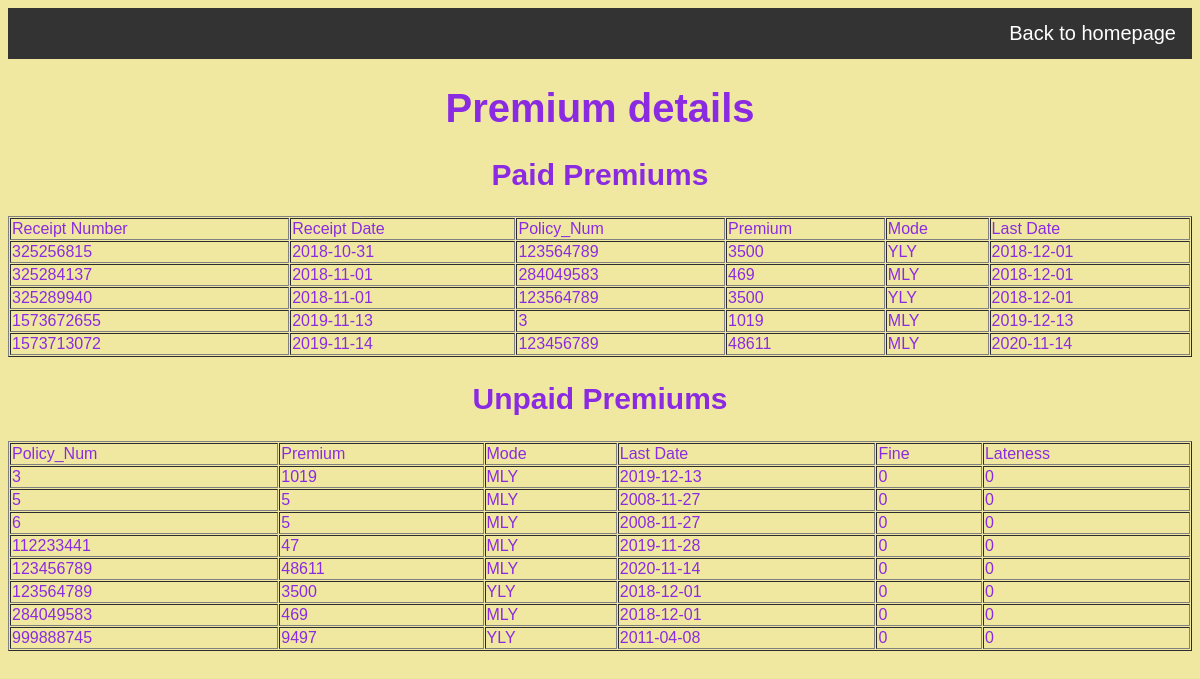
Screenshot of /premium/modified1.php with the database file from the repository.
### tables this page shows
CREATE TABLE `paid_premium` (
  `Receipt_Num` int(23) NOT NULL,
  `Receipt_Date` date NOT NULL,
  `Policy_Num` int(15) NOT NULL
);

CREATE TABLE `premium` (
  `Policy_Num` int(15) NOT NULL,
  `Premium` int(10) NOT NULL,
  `Mode` varchar(3) NOT NULL,
  `Last_date` date NOT NULL
);

CREATE TABLE `unpaid_premium` (
  `Policy_Num` int(15) NOT NULL,
  `Fine` int(10) NOT NULL,
  `Lateness` int(11) NOT NULL
);

### premium/modified1.php (the view)
<?php
include "../connection.php";
$sql = "select * from paid_premium";
$result = mysqli_query($conn,$sql);
$sql1 = "select * from unpaid_premium";
$result1 = mysqli_query($conn,$sql1);
?>
<html>
    <body>
	<link href = "registration.css" type = "text/css" rel = "stylesheet" />
	<link href = "../style.css" type = "text/css" rel = "stylesheet" />
		<ul>
			<li style="float:right;"><a href="../home.php"> Back to homepage</a></li>
		</ul>
	<center>
	<h1> Premium details</h1>
	<h2> Paid Premiums </h2>
        <table width = "100%" border = "1" cellspacing = "1" cellpadding = "1">
            <tr>
                <td>Receipt Number</td>
                <td>Receipt Date</td>
                <td>Policy_Num</td>
				<td>Premium</td>
				<td>Mode</td>
				<td>Last Date</td>
            </tr>
	<?php
		while($row = mysqli_fetch_object($result)){
	?>
			<tr>
				<td>
					<?php echo $row->Receipt_Num;?>
				</td>
				<td>
					<?php echo $row->Receipt_Date;?>
				</td>
				<td>
					<?php echo $row->Policy_Num;?>
				</td>
				<td>
					<?php
					$sql2 = "select * from premium";
					$result2 = mysqli_query($conn,$sql2);
					while($row2 = mysqli_fetch_object($result2)){
						if($row2->Policy_Num==$row->Policy_Num)
							echo $row2->Premium;
					}
					?>
				</td>
				<td>
					<?php
					$sql2 = "select * from premium";
					$result2 = mysqli_query($conn,$sql2);
					while($row2 = mysqli_fetch_object($result2)){
						if($row2->Policy_Num==$row->Policy_Num)
							echo $row2->Mode;
					}
					?>
				</td>
				<td>
					<?php
					$sql2 = "select * from premium";
					$result2 = mysqli_query($conn,$sql2);
					while($row2 = mysqli_fetch_object($result2)){
						if($row2->Policy_Num==$row->Policy_Num)
							echo $row2->Last_date;
					}
					?>
				</td>
			</tr>
		<?php }?>
        </table>
		<h2> Unpaid Premiums </h2>
        <table width = "100%" border = "1" cellspacing = "1" cellpadding = "1">
            <tr>
                <td>Policy_Num</td>
				<td>Premium</td>
				<td>Mode</td>
				<td>Last Date</td>
				<td>Fine</td>
				<td>Lateness</td>
            </tr>
	<?php
		while($row1 = mysqli_fetch_object($result1)){
	?>
			<tr>
				<td>
					<?php echo $row1->Policy_Num;?>
				</td>
				<td>
					<?php
					$sql2 = "select * from premium";
					$result2 = mysqli_query($conn,$sql2);
					while($row2 = mysqli_fetch_object($result2)){
						if($row2->Policy_Num==$row1->Policy_Num)
							echo $row2->Premium;
					}
					?>
				</td>
				<td>
					<?php
					$sql2 = "select * from premium";
					$result2 = mysqli_query($conn,$sql2);
					while($row2 = mysqli_fetch_object($result2)){
						if($row2->Policy_Num==$row1->Policy_Num)
							echo $row2->Mode;
					}
					?>
				</td>
				<td>
					<?php
					$sql2 = "select * from premium";
					$result2 = mysqli_query($conn,$sql2);
					while($row2 = mysqli_fetch_object($result2)){
						if($row2->Policy_Num==$row1->Policy_Num)
							echo $row2->Last_date;
					}
					?>
				</td>
				<td>
					<?php echo $row1->Fine;?>
				</td>
				<td>
					<?php echo $row1->Lateness;?>
				</td>
			</tr>
		<?php }?>
        </table>
    </body>
</html>

### premium/registration.css (style rules this page uses)
body { color: #8A2BE2; font-size: 20px; font-family: Verdana, Arial, Helvetica, monospace; background-color: #F0E8A0; }
h2 { text-align: center; }

### style.css (style rules this page uses)
ul { list-style-type: none; margin: 0; padding: 0; overflow: hidden; background-color: #333; }
li { float: left; border-right:1px solid #bbb; }
li:last-child { border-right: none; }
li a { display: block; color: white; text-align: center; padding: 14px 16px; text-decoration: none; }

### rows the page displays
paid_premium: Receipt_Num "325256815", Receipt_Date "2018-10-31", Policy_Num "123564789"
premium: Premium "3500", Mode "YLY", Last_date "2018-12-01"
paid_premium: Receipt_Num "325284137", Receipt_Date "2018-11-01", Policy_Num "284049583"
premium: Premium "469", Mode "MLY", Last_date "2018-12-01"
paid_premium: Receipt_Num "325289940", Receipt_Date "2018-11-01", Policy_Num "123564789"
paid_premium: Receipt_Num "1573672655", Receipt_Date "2019-11-13", Policy_Num "3"
premium: Premium "1019", Mode "MLY", Last_date "2019-12-13"
paid_premium: Receipt_Num "1573713072", Receipt_Date "2019-11-14", Policy_Num "123456789"
premium: Premium "48611", Mode "MLY", Last_date "2020-11-14"
unpaid_premium: Policy_Num "3", Fine "0", Lateness "0"
unpaid_premium: Policy_Num "5", Fine "0", Lateness "0"
premium: Premium "5", Mode "MLY", Last_date "2008-11-27"
unpaid_premium: Policy_Num "6", Fine "0", Lateness "0"
premium: Premium "5", Mode "MLY", Last_date "2008-11-27"
unpaid_premium: Policy_Num "112233441", Fine "0", Lateness "0"
premium: Premium "47", Mode "MLY", Last_date "2019-11-28"
unpaid_premium: Policy_Num "123456789", Fine "0", Lateness "0"
unpaid_premium: Policy_Num "123564789", Fine "0", Lateness "0"
unpaid_premium: Policy_Num "284049583", Fine "0", Lateness "0"
unpaid_premium: Policy_Num "999888745", Fine "0", Lateness "0"
premium: Premium "9497", Mode "YLY", Last_date "2011-04-08"
